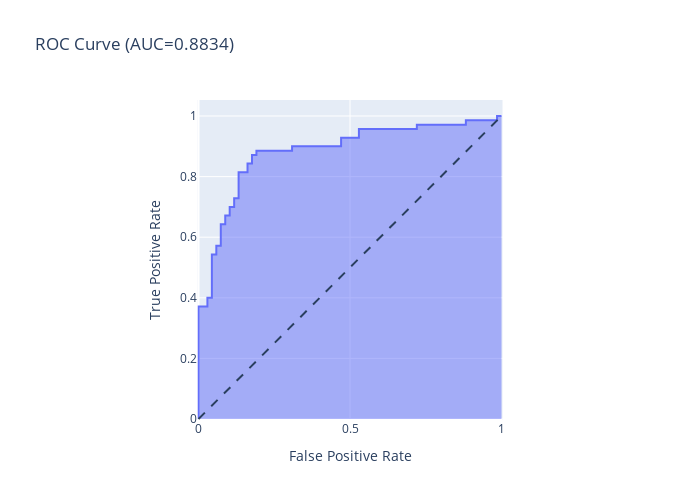

The code cell stored with this chart in its notebook:
### Code cell
roc_auc = auc(fpr, tpr)

fig = px.area(
    x=fpr, y=tpr,
    title=f'ROC Curve (AUC={roc_auc:.4f})',
    labels=dict(x='False Positive Rate', y='True Positive Rate'),
    width=700, height=500,
    hover_data={'Thresholds': thresholds}
)
fig.add_shape(
    type='line', line=dict(dash='dash'),
    x0=0, y0=0, x1=1, y1=1
)

fig.update_yaxes(scaleanchor="x", scaleratio=1)
fig.update_xaxes(constrain='domain')
fig.show()

### Figure 1 — Plotly figure (JSON) as saved in the notebook; plotly's stock layout.template omitted (floating-point values rounded to 4 significant figures)
{"data": [{"customdata": [[null], [1.0], [0.9411], [0.9327], [0.9102], [0.9087], [0.8564], [0.8448], [0.833], [0.8172], [0.74], [0.7261], [0.6971], [0.6918], [0.6609], [0.6473], [0.6392], [0.6359], [0.5362], [0.5207], [0.4588], [0.4461], [0.4053], [0.4032], [0.382], [0.1141], [0.1113], [0.04867], [0.04319], [0.03852], [0.03639], [0.02846], [0.02817], [0.01403], [0.01226], [0.002694], [0.002498], [0.002062]], "fillpattern": {"shape": ""}, "hovertemplate": "False Positive Rate=%{x}<br>True Positive Rate=%{y}<br>Thresholds=%{customdata[0]}<extra></extra>", "legendgroup": "", "line": {"color": "#636efa"}, "marker": {"symbol": "circle"}, "mode": "lines", "name": "", "orientation": "v", "showlegend": false, "stackgroup": "1", "type": "scatter", "x": [0, 0, 0, 0.02941, 0.02941, 0.04412, 0.04412, 0.05882, 0.05882, 0.07353, 0.07353, 0.08824, 0.08824, 0.1029, 0.1029, 0.1176, 0.1176, 0.1324, 0.1324, 0.1618, 0.1618, 0.1765, 0.1765, 0.1912, 0.1912, 0.3088, 0.3088, 0.4706, 0.4706, 0.5294, 0.5294, 0.7206, 0.7206, 0.8824, 0.8824, 0.9853, 0.9853, 1], "xaxis": "x", "y": [0, 0.01429, 0.3714, 0.3714, 0.4, 0.4, 0.5429, 0.5429, 0.5714, 0.5714, 0.6429, 0.6429, 0.6714, 0.6714, 0.7, 0.7, 0.7286, 0.7286, 0.8143, 0.8143, 0.8429, 0.8429, 0.8714, 0.8714, 0.8857, 0.8857, 0.9, 0.9, 0.9286, 0.9286, 0.9571, 0.9571, 0.9714, 0.9714, 0.9857, 0.9857, 1, 1], "yaxis": "y"}], "layout": {"height": 500, "legend": {"tracegroupgap": 0}, "shapes": [{"line": {"dash": "dash"}, "type": "line", "x0": 0, "x1": 1, "y0": 0, "y1": 1}], "title": {"text": "ROC Curve (AUC=0.8834)"}, "width": 700, "xaxis": {"anchor": "y", "constrain": "domain", "domain": [0, 1], "title": {"text": "False Positive Rate"}}, "yaxis": {"anchor": "x", "domain": [0, 1], "scaleanchor": "x", "scaleratio": 1, "title": {"text": "True Positive Rate"}}}}
